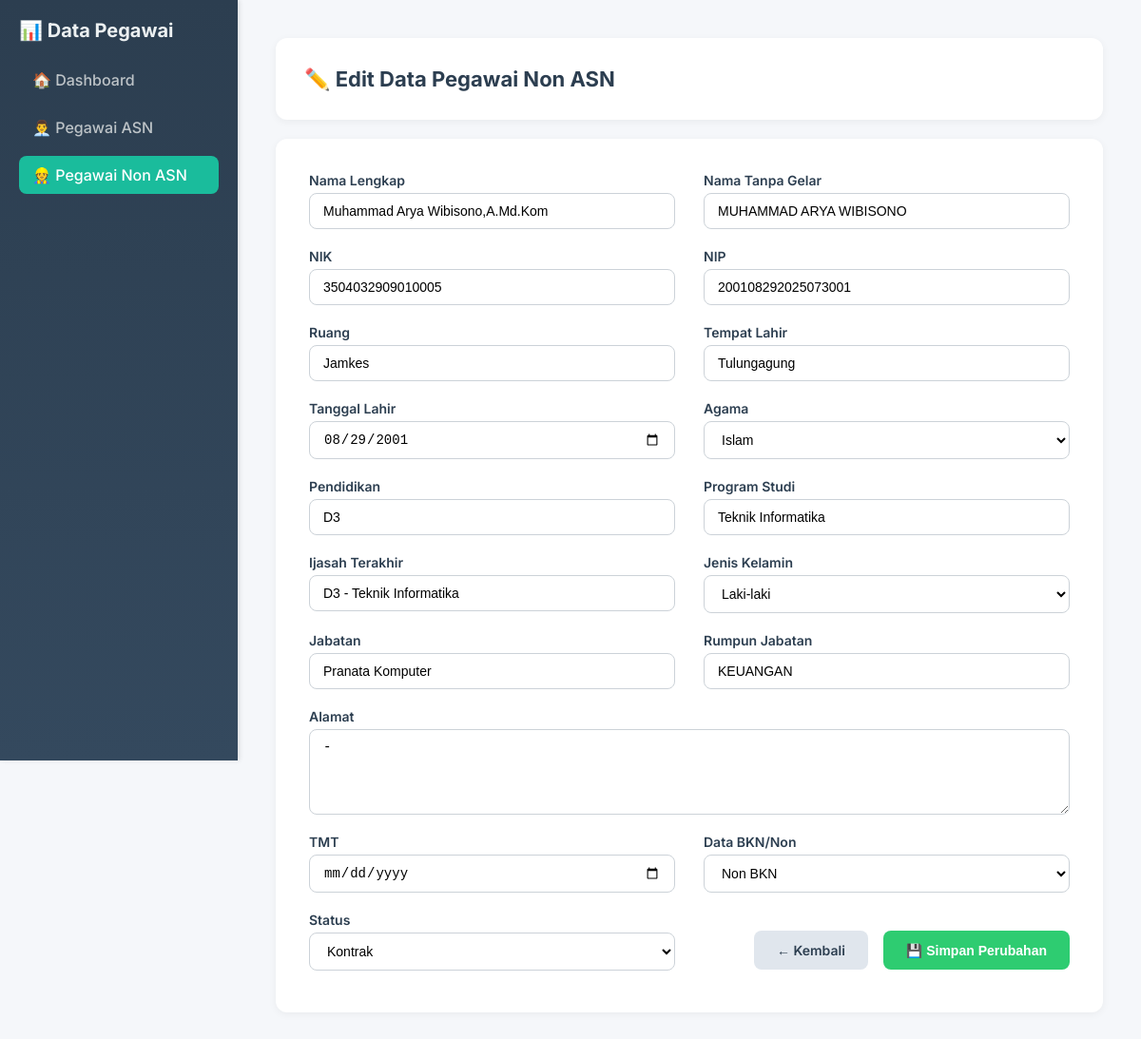
/pages/PegawaiNonASN/edit_nonasn.php?id=446 (signed in), run on the app's committed database.
### tables this page shows
CREATE TABLE `pegawai_non_asn` (
  `id` bigint(20) UNSIGNED NOT NULL,
  `nama` varchar(100) DEFAULT NULL,
  `nama_tanpa_gelar` varchar(100) DEFAULT NULL,
  `nik` varchar(20) DEFAULT NULL,
  `nip` varchar(20) DEFAULT NULL,
  `ruang` varchar(50) DEFAULT NULL,
  `tempat_lahir` varchar(50) DEFAULT NULL,
  `ttl` date DEFAULT NULL,
  `agama` varchar(20) DEFAULT NULL,
  `pendidikan` varchar(50) DEFAULT NULL,
  `program_studi` varchar(100) DEFAULT NULL,
  `ijasah_terakhir` varchar(50) DEFAULT NULL,
  `jenis_kelamin` varchar(10) DEFAULT NULL,
  `jabatan` varchar(100) DEFAULT NULL,
  `rumpun_jabatan` varchar(100) DEFAULT NULL,
  `alamat` text DEFAULT NULL,
  `tmt` date DEFAULT NULL,
  `data_bkn_non` varchar(10) DEFAULT NULL,
  `status` varchar(20) DEFAULT NULL,
  `foto` varchar(255) DEFAULT NULL
);

### pages/PegawaiNonASN/edit_nonasn.php (the view, shortened to what this page needs)
<?php
include __DIR__ . '/../../config/db.php';
$id = $_GET['id'];
$data = mysqli_fetch_assoc(mysqli_query($koneksi, "SELECT * FROM pegawai_non_asn WHERE id = $id"));
?>
<!DOCTYPE html>
<html lang="id">
<head>
</head>
<body>
  <div class="sidebar">
    <h3>📊 Data Pegawai</h3>
    <a href="../dashboard.php" class="<?= basename($_SERVER['PHP_SELF']) == '../dashboard.php' ? 'active' : '' ?>"><span>🏠 Dashboard</span></a>
    <a href="../PegawaiASN/asn.php" class=""><span>👨‍💼 Pegawai ASN</span></a>
    <a href="nonasn.php" class="active"><span>👷 Pegawai Non ASN</span></a>
  </div>
  <div class="main-content">
    <div class="header-box">
      <h2 class="page-title">✏️ Edit Data Pegawai Non ASN</h2>
    </div>
    <div class="form-container">
      <form method="POST" action="../../proses/PegawaiNonASN/update_nonasn.php">
        <?php
        function selected($val, $target)
        {
          return trim(strtoupper($val)) === trim(strtoupper($target)) ? 'selected' : '';
        }
        ?>
        <div class="form-group"><label>Nama Lengkap</label><input type="text" name="nama" value="<?= $data['nama'] ?>"></div>
        <div class="form-group"><label>Nama Tanpa Gelar</label><input type="text" name="nama_tanpa_gelar" value="<?= $data['nama_tanpa_gelar'] ?>"></div>
        <div class="form-group"><label>NIK</label><input type="text" name="nik" value="<?= $data['nik'] ?>"></div>
        <div class="form-group"><label>NIP</label><input type="text" name="nip" value="<?= $data['nip'] ?>"></div>
        <div class="form-group"><label>Ruang</label><input type="text" name="ruang" value="<?= $data['ruang'] ?>"></div>
        <div class="form-group"><label>Tempat Lahir</label><input type="text" name="tempat_lahir" value="<?= $data['tempat_lahir'] ?>"></div>
        <div class="form-group">
          <label for="ttl">Tanggal Lahir</label>
          <input type="date" id="ttl" name="ttl" required value="<?= $data['ttl'] ?>">
        </div>
        <div class="form-group">
          <label>Agama</label>
          <select name="agama">
            <?php
            $agama_list = ['Islam', 'Kristen', 'Katolik', 'Hindu', 'Buddha', 'Konghucu', 'Lainnya'];
            foreach ($agama_list as $agama) {
              echo "<option value='$agama' " . selected($data['agama'], $agama) . ">$agama</option>";
            }
            ?>
          </select>
        </div>
        <div class="form-group"><label>Pendidikan</label><input type="text" name="pendidikan" value="<?= $data['pendidikan'] ?>"></div>
        <div class="form-group"><label>Program Studi</label><input type="text" name="program_studi" value="<?= $data['program_studi'] ?>"></div>
        <div class="form-group"><label>Ijasah Terakhir</label><input type="text" name="ijasah_terakhir" value="<?= $data['ijasah_terakhir'] ?>"></div>
        <div class="form-group">
          <label>Jenis Kelamin</label>
          <select name="jenis_kelamin">
            <option value="L" <?= selected($data['jenis_kelamin'], 'L') ?>>Laki-laki</option>
          </select>
        </div>
        <div class="form-group"><label>Jabatan</label><input type="text" name="jabatan" value="<?= $data['jabatan'] ?>"></div>
        <div class="form-group"><label>Rumpun Jabatan</label><input type="text" name="rumpun_jabatan" value="<?= $data['rumpun_jabatan'] ?>"></div>
        <div class="form-group" style="grid-column: span 2;"><label>Alamat</label><textarea name="alamat"><?= $data['alamat'] ?></textarea></div>
        <div class="form-group"><label>TMT</label><input type="date" name="tmt" value="<?= $data['tmt'] ?>"></div>
        <div class="form-group">
          <label>Data BKN/Non</label>
          <select name="data_bkn_non">
            <option value="NON BKN" <?= selected($data['data_bkn_non'], 'NON BKN') ?>>Non BKN</option>
          </select>
        </div>
        <div class="form-group">
          <label>Status</label>
          <select name="status">
            <option value="Kontrak" <?= selected($data['status'], 'Kontrak') ?>>Kontrak</option>
          </select>
        </div>
        <div class="btn-group">
          <a href="nonasn.php" class="btn-back">← Kembali</a>
          <button type="submit" class="btn-submit">💾 Simpan Perubahan</button>
        </div>
      </form>
    </div>
  </div>
</body>
</html>

### pages/PegawaiNonASN/edit_nonasn.php (style rules this page uses)
* { box-sizing: border-box; margin: 0; padding: 0; }
body { font-family: 'Inter', sans-serif; background: #f5f7fa; min-height: 100vh; overflow-y: auto; }
html { overflow-x: hidden; scroll-behavior: smooth; }
.sidebar { position: fixed; top: 0; left: 0; height: 100vh; width: 250px; background: linear-gradient(to bottom, #2c3e50, #34495e); color: #fff; padding: 20px; box-shadow: 2px 0 5px rgba(0, 0, 0, 0.1); overflow-y: auto; }
.sidebar h3 { font-size: 20px; color: #ecf0f1; margin-bottom: 20px; }
.sidebar a { display: flex; align-items: center; text-decoration: none; color: #bdc3c7; font-weight: 500; padding: 10px 14px; border-radius: 8px; transition: background 0.3s, color 0.3s; margin-bottom: 10px; }
.sidebar a:hover, .sidebar a.active { background-color: #1abc9c; color: white; }
.sidebar a span { display: inline-block; width: 100%; }
.main-content { margin-left: 250px; flex: 1; padding: 40px; }
.header-box { background: white; padding: 30px; border-radius: 12px; box-shadow: 0 2px 8px rgba(0, 0, 0, 0.05); margin-bottom: 20px; }
h2.page-title { font-size: 22px; color: #2c3e50; margin: 0; }
.form-container { background-color: #ffffff; padding: 35px; border-radius: 12px; box-shadow: 0 2px 8px rgba(0, 0, 0, 0.05); }
form { display: grid; grid-template-columns: 1fr 1fr; gap: 20px 30px; }
form label { font-weight: 600; color: #2c3e50; font-size: 14px; margin-bottom: 5px; display: block; }
.form-group { display: flex; flex-direction: column; }
form input, form select, form textarea { padding: 10px 14px; border: 1px solid #ccd2d8; border-radius: 8px; font-size: 14px; background-color: #fff; transition: border 0.3s, box-shadow 0.3s; }
form textarea { resize: vertical; min-height: 90px; grid-column: span 2; }
.btn-group { display: flex; justify-content: flex-end; gap: 16px; margin-top: 20px; margin-bottom: 10px; }
.btn-back, .btn-submit { display: inline-flex; align-items: center; gap: 8px; border: none; padding: 12px 24px; border-radius: 8px; font-size: 14px; font-weight: 600; text-decoration: none; cursor: pointer; transition: all 0.2s ease; }
.btn-back { background-color: #e0e6ed; color: #2c3e50; }
.btn-submit { background-color: #2ecc71; color: #fff; }

### data on the page
pegawai_non_asn: nama "Muhammad Arya Wibisono,A.Md.Kom", nama_tanpa_gelar "MUHAMMAD ARYA WIBISONO", nik "3504032909010005", nip "200108292025073001", ruang "Jamkes", tempat_lahir "Tulungagung", ttl "08/29/2001", pendidikan "D3", program_studi "Teknik Informatika", ijasah_terakhir "D3 - Teknik Informatika", jabatan "Pranata Komputer", rumpun_jabatan "KEUANGAN", alamat "-"

### other printed values
form field agama "Islam"
